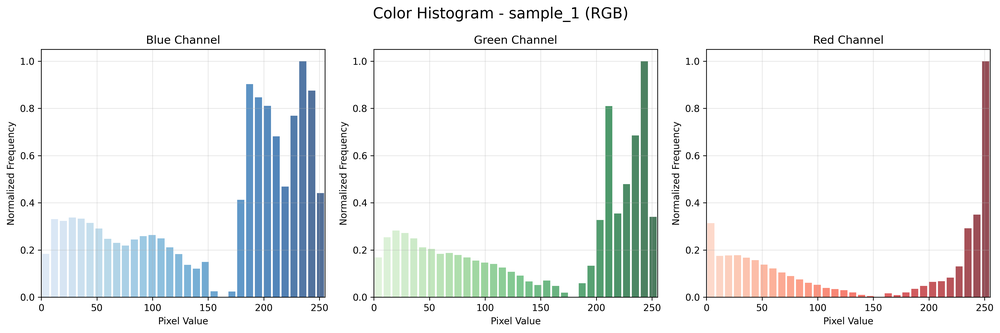
#> input picture demo_output/color_spaces/RGB/sample_1_histogram_RGB.png, 1000 x 333 px, shrunk from 4465 x 1485 before the run
$ python -i color_histogram_analyzer.py   (imports and definitions only)
#> lines starting #> are read from the running program, lines starting #| are printed output that depends on the picture
import cv2
import numpy as np
import matplotlib.pyplot as plt
import os
from pathlib import Path
import argparse

class ColorHistogramAnalyzer:
    """
    A class for analyzing and comparing color histograms of images.
    """

    def __init__(self, bins=32, color_space='RGB'):
        """
        Initialize the color histogram analyzer.

        Args:
            bins (int): Number of bins to use for the histogram (default: 32)
            color_space (str): Color space to use. Options: 'RGB', 'HSV', 'Lab' (default: 'RGB')
        """
        self.bins = bins
        self.color_space = color_space
        self.color_maps = {
            'RGB': ('Blues', 'Greens', 'Reds'),
            'HSV': ('Purples', 'Greens', 'Reds'),
            'Lab': ('Blues', 'Greens_r', 'Reds')
        }
        self.channel_names = {
            'RGB': ('Blue', 'Green', 'Red'),
            'HSV': ('Hue', 'Saturation', 'Value'),
            'Lab': ('Lightness', 'a (Green-Red)', 'b (Blue-Yellow)')
        }

    def load_image(self, image_path):
        """
        Load an image from the specified path.

        Args:
            image_path (str): Path to the image file

        Returns:
            numpy.ndarray: The loaded image
        """
        # Read the image using OpenCV (BGR format)
        image = cv2.imread(image_path)

        if image is None:
            raise ValueError(f"Could not load image from {image_path}")

        # Convert the color space if needed
        if self.color_space == 'RGB':
            # Convert from BGR to RGB
            image = cv2.cvtColor(image, cv2.COLOR_BGR2RGB)
        elif self.color_space == 'HSV':
            # Convert from BGR to HSV
            image = cv2.cvtColor(image, cv2.COLOR_BGR2HSV)
        elif self.color_space == 'Lab':
            # Convert from BGR to Lab
            image = cv2.cvtColor(image, cv2.COLOR_BGR2Lab)
        else:
            raise ValueError(f"Unsupported color space: {self.color_space}")

        return image

    def compute_histogram(self, image):
        """
        Compute the color histogram of an image.

        Args:
            image (numpy.ndarray): The input image

        Returns:
            tuple: The histograms for each channel
        """
        histograms = []

        # Compute histogram for each channel
        for i in range(3):
            hist = cv2.calcHist(
                [image],
                [i],
                None,
                [self.bins],
                [0, 256]
            )
            # Normalize the histogram
            hist = cv2.normalize(hist, hist, 0, 1, cv2.NORM_MINMAX)
            histograms.append(hist)

        return histograms

    # [33 lines left out: function compare_histograms, not called in this run]

    def plot_histogram(self, histograms, title="Color Histogram", save_path=None):
        """
        Plot the color histograms.

        Args:
            histograms (tuple): Histograms for each channel
            title (str): Title for the plot (default: "Color Histogram")
            save_path (str, optional): Path to save the plot (default: None)
        """
        channel_names = self.channel_names[self.color_space]
        color_maps = self.color_maps[self.color_space]

        fig, axes = plt.subplots(1, 3, figsize=(15, 5))
        fig.suptitle(title, fontsize=16)

        for i, (hist, name, cmap) in enumerate(zip(histograms, channel_names, color_maps)):
            # Create x-axis values
            bin_edges = np.linspace(0, 255, self.bins + 1)
            bin_centers = (bin_edges[:-1] + bin_edges[1:]) / 2

            # Plot histogram
            axes[i].bar(
                bin_centers,
                hist.flatten(),
                width=(255 / self.bins) * 0.8,
                alpha=0.7,
                color=plt.cm.get_cmap(cmap)(np.linspace(0.2, 1, self.bins))
            )

            # Set labels
            axes[i].set_title(f"{name} Channel")
            axes[i].set_xlabel("Pixel Value")
            axes[i].set_ylabel("Normalized Frequency")
            axes[i].set_xlim(0, 255)
            axes[i].grid(alpha=0.3)

        plt.tight_layout()

        if save_path:
            plt.savefig(save_path, dpi=300, bbox_inches='tight')

        plt.show()

    # [85 lines left out: function plot_comparison, not called in this run]

    def analyze_image(self, image_path, save_dir=None):
        """
        Analyze a single image and plot its color histogram.

        Args:
            image_path (str): Path to the image file
            save_dir (str, optional): Directory to save the output plot (default: None)
        """
        # Load the image
        image = self.load_image(image_path)
#> in load_image, image is the input picture: shape (333, 1000, 3); mean B, G, R 239.4, 238.8, 235.8

        # Compute histogram
        histograms = self.compute_histogram(image)
#> after the loop in compute_histogram, `for i in range(3):`: histograms = 3 items
#> histograms = 3 items

        # Prepare title and save path
        image_name = Path(image_path).stem
        title = f"Color Histogram - {image_name} ({self.color_space})"

        save_path = None
        if save_dir:
            save_dir = Path(save_dir)
            save_dir.mkdir(parents=True, exist_ok=True)
            save_path = save_dir / f"{image_name}_histogram_{self.color_space}.png"

        # Plot histogram
        self.plot_histogram(histograms, title, save_path)
#> the loop in plot_histogram, `for i, (hist, name, cmap) in enumerate(zip(histograms, channel_names, ..` made 3 passes
#> (name, cmap) on passes 1 to 3: ('Blue', 'Blues'), ('Green', 'Greens'), ('Red', 'Reds')
#> in plot_histogram, `plt.show()`:
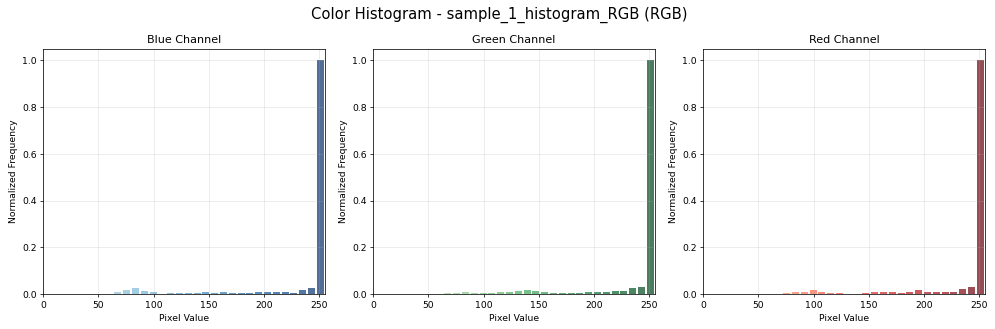
#> figure drawn by matplotlib, 3 panels; panel 1: tallest bar 1 high, from x = 247.8 to 254.2; panel 2: tallest bar 1 high, from x = 247.8 to 254.2; panel 3: tallest bar 1 high, from x = 247.8 to 254.2

        return image, histograms

    # [341 lines left out: functions compare_images, analyze_directory, compare_directory_pair, classify_images, main, not called in this run]

# [2 lines not run here, left out]

>>> result = ColorHistogramAnalyzer().analyze_image('demo_output/color_spaces/RGB/sample_1_histogram_RGB.png')
